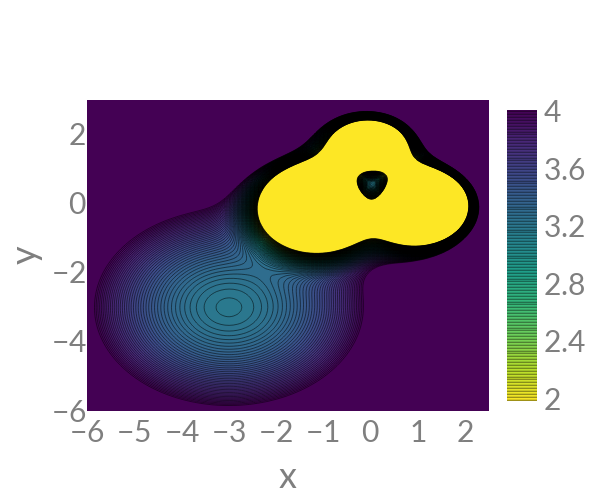

Notebook source saved alongside this figure:
### Markdown cell above
For the report, matplotlib works better for visualization:

### Code cell
x_illustrate_1 = np.linspace(-6,2.5,100)
y_illustrate_1 = np.linspace(-6,3,100)
xx_1, yy_1 = np.meshgrid(x_illustrate_1, y_illustrate_1, sparse=True)
E_illustrate_1 = E(xx_1,yy_1)

fig = go.Figure(data =
    go.Contour(
        z=E_illustrate_1,
        x=x_illustrate_1, 
        y=y_illustrate_1,
        reversescale = True,
        colorscale = "viridis",
        contours=dict(
            start=2,
            end=4,
            size=0.02,
        ),
    ))

fig.update_layout(
    #title="Plot Title",
    width=600,
    height=500,
    font=dict(
        family="Lato",
        size=30,
        color="#7f7f7f"
    ),
    xaxis_title="x",
    yaxis_title="y",
    xaxis = dict(
        tickmode = 'linear',
        tick0 = -3,
        dtick = 1
    )
)

fig.show()
# fig.write_image("images/double_well.pdf")

### Figure 1 — Plotly figure (JSON) as saved in the notebook; plotly's stock layout.template omitted (floating-point values rounded to 4 significant figures; data arrays with more than 128 entries replaced by an {"elided": "..."} marker saying what was removed)
{"data": [{"colorscale": [[0, "#440154"], [0.1111, "#482878"], [0.2222, "#3e4989"], [0.3333, "#31688e"], [0.4444, "#26828e"], [0.5556, "#1f9e89"], [0.6667, "#35b779"], [0.7778, "#6ece58"], [0.8889, "#b5de2b"], [1, "#fde725"]], "contours": {"end": 4, "size": 0.02, "start": 2}, "reversescale": true, "type": "contour", "x": [-6, -5.914, -5.828, -5.742, -5.657, -5.571, -5.485, -5.399, -5.313, -5.227, -5.141, -5.056, -4.97, -4.884, -4.798, -4.712, -4.626, -4.54, -4.455, -4.369, -4.283, -4.197, -4.111, -4.025, -3.939, -3.854, -3.768, -3.682, -3.596, -3.51, -3.424, -3.338, -3.253, -3.167, -3.081, -2.995, -2.909, -2.823, -2.737, -2.652, -2.566, -2.48, -2.394, -2.308, -2.222, -2.136, -2.051, -1.965, -1.879, -1.793, -1.707, -1.621, -1.535, -1.449, -1.364, -1.278, -1.192, -1.106, -1.02, -0.9343, -0.8485, -0.7626, -0.6768, -0.5909, -0.5051, -0.4192, -0.3333, -0.2475, -0.1616, -0.07576, 0.0101, 0.09596, 0.1818, 0.2677, 0.3535, 0.4394, 0.5253, 0.6111, 0.697, 0.7828, 0.8687, 0.9545, 1.04, 1.126, 1.212, 1.298, 1.384, 1.47, 1.556, 1.641, 1.727, 1.813, 1.899, 1.985, 2.071, 2.157, 2.242, 2.328, 2.414, 2.5], "y": [-6, -5.909, -5.818, -5.727, -5.636, -5.545, -5.455, -5.364, -5.273, -5.182, -5.091, -5, -4.909, -4.818, -4.727, -4.636, -4.545, -4.455, -4.364, -4.273, -4.182, -4.091, -4, -3.909, -3.818, -3.727, -3.636, -3.545, -3.455, -3.364, -3.273, -3.182, -3.091, -3, -2.909, -2.818, -2.727, -2.636, -2.545, -2.455, -2.364, -2.273, -2.182, -2.091, -2, -1.909, -1.818, -1.727, -1.636, -1.545, -1.455, -1.364, -1.273, -1.182, -1.091, -1, -0.9091, -0.8182, -0.7273, -0.6364, -0.5455, -0.4545, -0.3636, -0.2727, -0.1818, -0.09091, 0, 0.09091, 0.1818, 0.2727, 0.3636, 0.4545, 0.5455, 0.6364, 0.7273, 0.8182, 0.9091, 1, 1.091, 1.182, 1.273, 1.364, 1.455, 1.545, 1.636, 1.727, 1.818, 1.909, 2, 2.091, 2.182, 2.273, 2.364, 2.455, 2.545, 2.636, 2.727, 2.818, 2.909, 3], "z": {"elided": "100x100 float values"}}], "layout": {"font": {"color": "#7f7f7f", "family": "Lato", "size": 30}, "height": 500, "width": 600, "xaxis": {"dtick": 1, "tick0": -3, "tickmode": "linear", "title": {"text": "x"}}, "yaxis": {"title": {"text": "y"}}}}
